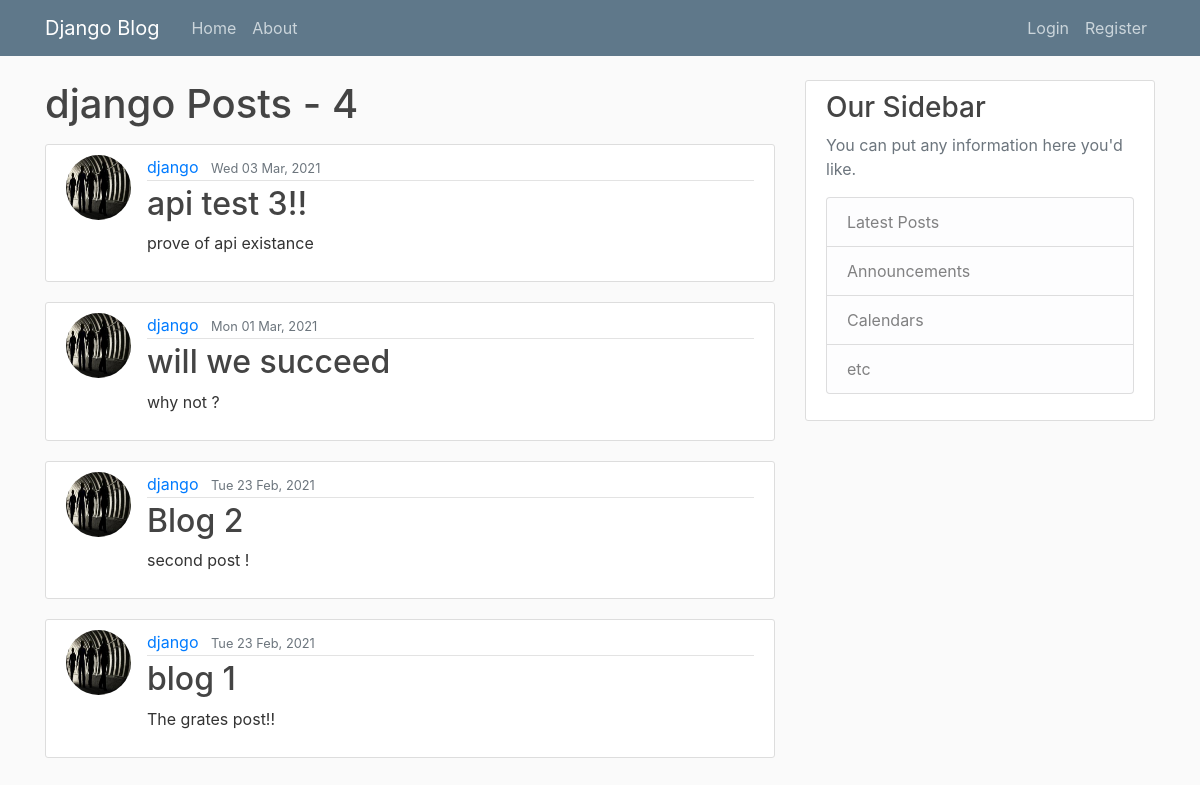
/user/django, run on an earlier commit of the app's database.
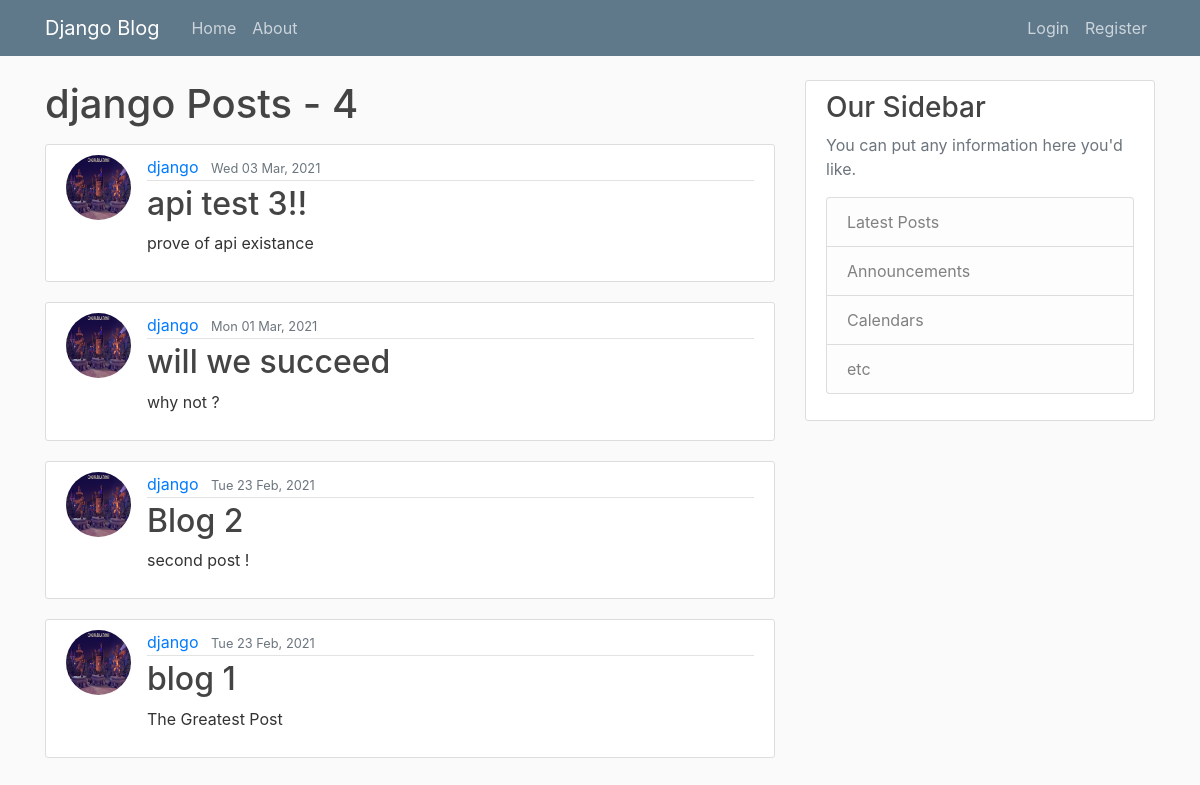
And on a later commit of the database.
### blog/models.py (models this page shows, shortened)
class Post(models.Model):
    title = models.CharField(max_length=120)
    content = models.TextField()
    date_posted = models.DateTimeField( auto_now_add=True)
    author = models.ForeignKey(User, on_delete=models.CASCADE)

### users/models.py (models this page shows, shortened)
class Profile (models.Model):
    user = models.OneToOneField(User,on_delete=models.CASCADE)
    image = models.ImageField(default ='default.jpg', upload_to='profile_pics')

### blog/views.py (the view)
# urls.py: path('user/<str:username>', views.UserPostListView.as_view(), name='user-posts'),
class UserPostListView(ListView):
    model = Post
    template_name = 'blog/user_posts.html'
    context_object_name = 'posts'
    ordering = ['-date_posted']
    paginate_by = 4
    def get_queryset(self):
        user = get_object_or_404(User, username=self.kwargs.get('username'))
        return Post.objects.filter(author=user).order_by('-date_posted')

### blog/templates/blog/user_posts.html (shortened to what this page needs)
{% extends 'blog/base.html'%}
{% block content %}
    <h1 class="mb-3"> {{ view.kwargs.username}} Posts - {{page_obj.paginator.count}}</h1>
    {% for post in posts%}
    <article class="media content-section">
        <img src="{{ post.author.profile.image.url }}" class="rounded-circle article-img" alt="user-image">
        <div class="media-body">
          <div class="article-metadata">
            <a class="mr-2" href="{% url 'user-posts' post.author.username %}">{{ post.author }}</a>
            <small class="text-muted">{{ post.date_posted|date:"D d M, Y"}}</small>
          </div>
          <h2><a class="article-title" href="{% url 'post-detail' post.id %}">{{ post.title }}</a></h2>
          <p class="article-content">{{ post.content }}</p>
        </div>
    </article>
    {% endfor %}
{% endblock content %}

What changed in the data, as far as the page shows it:
changed through a linked row, Post "api test 3!!": author.profile.image: a different picture
changed through a linked row, Post "will we succeed": author.profile.image: a different picture
changed through a linked row, Post "Blog 2": author.profile.image: a different picture
changed Post "blog 1": author.profile.image: a different picture; content "The grates post!!" → "The Greatest Post"
